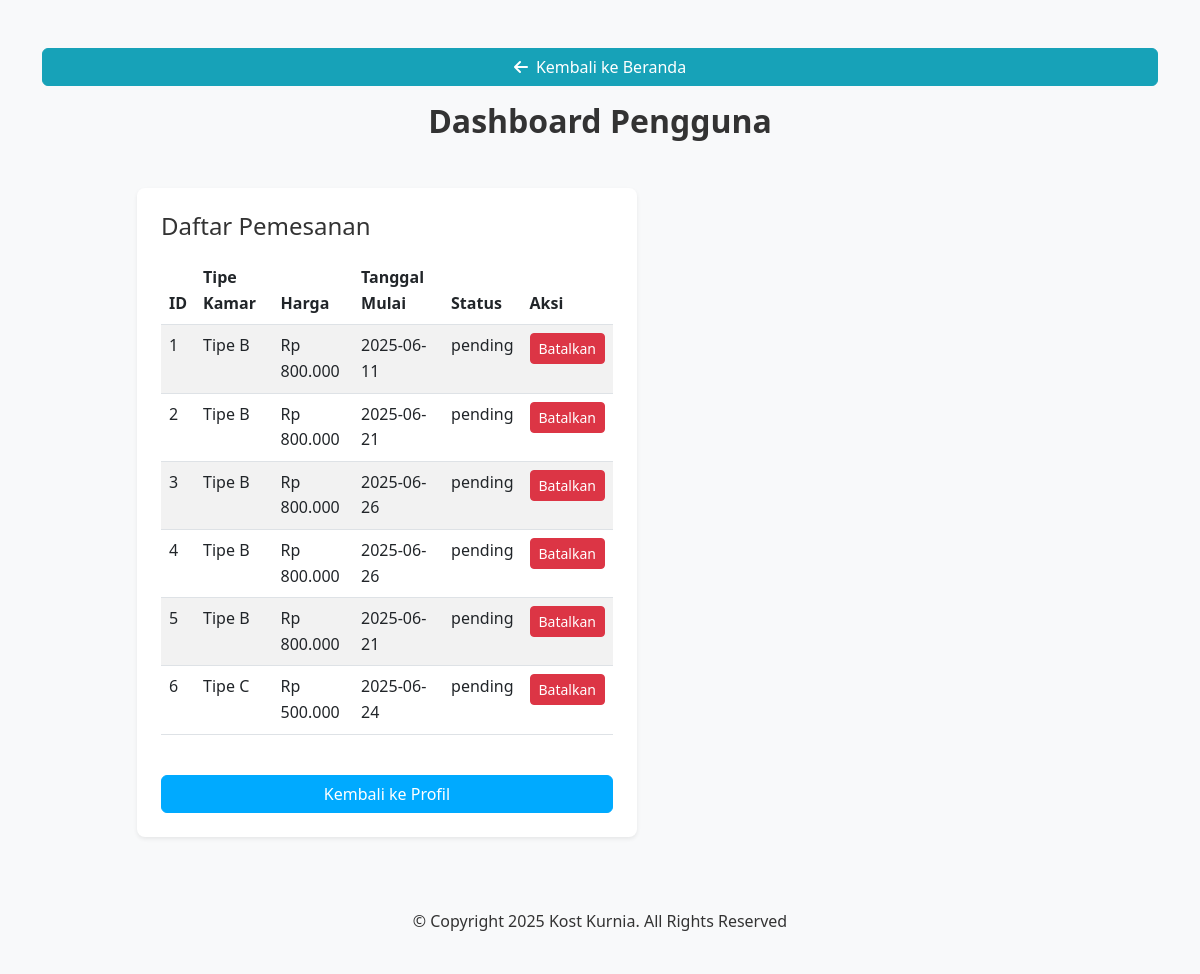
The page /index.php?controller=auth&action=dashboard (signed in) on the database its author committed.
### tables this page shows
CREATE TABLE `bookings` (
  `id` int(11) NOT NULL,
  `user_id` int(11) DEFAULT NULL,
  `room_id` int(11) DEFAULT NULL,
  `tanggal_mulai` date NOT NULL,
  `status` enum('pending','confirmed','cancelled') DEFAULT 'pending',
  `created_at` datetime DEFAULT current_timestamp()
);

CREATE TABLE `rooms` (
  `id` int(11) NOT NULL,
  `tipe` varchar(50) NOT NULL,
  `harga` decimal(10,2) NOT NULL,
  `deskripsi` text DEFAULT NULL,
  `gambar` varchar(255) DEFAULT NULL,
  `created_at` datetime DEFAULT current_timestamp()
);

### controllers/AuthController.php (called while the page is built, shortened)
<?php
require_once 'models/User.php';
class AuthController {
    private $user;
    public function __construct($db) {
        $this->user = new User($db);
    }
    public function dashboard() {
        $bookingController = new BookingController($this->user->getDb());
        $bookings = $bookingController->getUserBookings($_SESSION['user_id']);
        require_once 'views/dashboard.php';
    }
}
?>

### models/User.php (called while the page is built, shortened)
<?php
class User {
    private $conn;
    public function __construct($db) {
        $this->conn = $db;
    }
    public function getDb() {
        return $this->conn;
    }
}
?>

### controllers/BookingController.php (called while the page is built, shortened)
<?php
require_once 'models/Booking.php';
class BookingController {
    private $booking;
    public function __construct($db) {
        $this->booking = new Booking($db);
    }
    public function getUserBookings($user_id) {
        return $this->booking->getByUserId($user_id);
    }
}
?>

### models/Booking.php (called while the page is built, shortened)
<?php
class Booking {
    private $conn;
    private $table = 'bookings';
    public function __construct($db) {
        $this->conn = $db;
    }
    public function getByUserId($user_id) {
        $query = "SELECT b.*, r.tipe, r.harga, r.gambar FROM {$this->table} b JOIN rooms r ON b.room_id = r.id WHERE b.user_id = ?";
        $stmt = $this->conn->prepare($query);
        $stmt->bind_param('i', $user_id);
        $stmt->execute();
        return $stmt->get_result()->fetch_all(MYSQLI_ASSOC);
    }
}
?>

### views/dashboard.php (the view, shortened to what this page needs)
<!DOCTYPE html>
<html lang="id">
<head>
    <link href="https://cdn.jsdelivr.net/npm/bootstrap@5.3.0/dist/css/bootstrap.min.css" rel="stylesheet">
    <link rel="stylesheet" href="assets/css/styles.css">
    <link rel="stylesheet" href="https://cdnjs.cloudflare.com/ajax/libs/font-awesome/6.0.0-beta3/css/all.min.css">
</head>
<body>
    <div class="container py-5">
        <div class="text-center mb-4">
            <a href="index.php" class="btn btn-info mb-3 w-100 w-md-auto">
                <i class="fas fa-arrow-left me-2"></i>Kembali ke Beranda
            </a>
            <h2 class="mb-5 fw-bold">Dashboard Pengguna</h2>
        </div>
        <div class="row justify-content-center">
            <div class="col-md-10">
                <div class="auth-card shadow-sm p-4">
                    <h3 class="card-title fs-4 mb-3">Daftar Pemesanan</h3>
                    <?php if (empty($bookings)): ?>
                        <p class="text-muted">Belum ada pemesanan.</p>
                    <?php else: ?>
                        <table class="table table-striped">
                            <thead>
                                <tr>
                                    <th>ID</th>
                                    <th>Tipe Kamar</th>
                                    <th>Harga</th>
                                    <th>Tanggal Mulai</th>
                                    <th>Status</th>
                                    <th>Aksi</th>
                                </tr>
                            </thead>
                            <tbody>
                                <?php foreach ($bookings as $booking): ?>
                                    <tr>
                                        <td><?php echo htmlspecialchars($booking['id']); ?></td>
                                        <td><?php echo htmlspecialchars($booking['tipe']); ?></td>
                                        <td>Rp <?php echo number_format($booking['harga'], 0, ',', '.'); ?></td>
                                        <td><?php echo htmlspecialchars($booking['tanggal_mulai']); ?></td>
                                        <td><?php echo htmlspecialchars($booking['status']); ?></td>
                                        <td>
                                            <?php if ($booking['status'] == 'pending'): ?>
                                                <a href="index.php?controller=booking&action=cancel&id=<?php echo $booking['id']; ?>" class="btn btn-danger btn-sm" onclick="return confirm('Yakin ingin membatalkan pemesanan ini?');">Batalkan</a>
                                            <?php endif; ?>
                                        </td>
                                    </tr>
                                <?php endforeach; ?>
                            </tbody>
                        </table>
                    <?php endif; ?>
                    <a href="index.php?controller=auth&action=profile" class="btn btn-primary w-100 mt-4">Kembali ke Profil</a>
                </div>
            </div>
        </div>
    </div>
    <footer class="text-center py-4">
        <p>© Copyright 2025 Kost Kurnia. All Rights Reserved</p>
    </footer>
</body>
</html>

### index.php (shortened to what this page needs)
<?php
require_once 'controllers/AuthController.php';
require_once 'controllers/RoomController.php';
require_once 'controllers/BookingController.php';
$database = new Database();
$db = $database->connect();
$controller = isset($_GET['controller']) ? $_GET['controller'] : 'room';
$action = isset($_GET['action']) ? $_GET['action'] : 'index';
switch ($controller) {
    case 'auth':
        $controller = new AuthController($db);
        if (method_exists($controller, $action)) {
            $controller->$action();
        } else {
            echo 'Action tidak ditemukan.';
        }
        break;
}
?>

### assets/css/styles.css (style rules this page uses)
:root { --primary-color: #00aaff; --primary-hover: #0088cc; --header-bg: #023247; --text-light: #ffffff; --text-dark: #333333; --text-muted: #6c757d; --body-bg: #f8f9fa; --shadow-color: rgba(0, 0, 0, 0.1); --heading-dark: #1a2a44; --card-bg: #ffffff; }
* { margin: 0; padding: 0; box-sizing: border-box; }
body { font-family: 'Segoe UI', Tahoma, Geneva, Verdana, sans-serif; background-color: var(--body-bg); color: var(--text-dark); line-height: 1.6; }
a { text-decoration: none; transition: all 0.3s ease; }
.btn-primary { background-color: var(--primary-color); border-color: var(--primary-color); transition: all 0.3s ease; }
.btn-info { background-color: #17a2b8; border-color: #17a2b8; color: var(--text-light); }
.shadow-sm { box-shadow: 0 0.125rem 0.25rem rgba(0, 0, 0, 0.075) !important; }
.auth-card { max-width: 500px; width: 100%; background-color: var(--card-bg); border-radius: 0.5rem; box-shadow: 0 0.125rem 0.25rem var(--shadow-color); padding: 1.5rem; }
footer { background-color: var(--body-bg); color: var(--text-dark); }

### rows shown on the page
bookings: id "1", room.tipe "Tipe B", room.harga "800.000", tanggal_mulai "2025-06-11", status "pending"
bookings: id "2", room.tipe "Tipe B", room.harga "800.000", tanggal_mulai "2025-06-21", status "pending"
bookings: id "3", room.tipe "Tipe B", room.harga "800.000", tanggal_mulai "2025-06-26", status "pending"
bookings: id "4", room.tipe "Tipe B", room.harga "800.000", tanggal_mulai "2025-06-26", status "pending"
bookings: id "5", room.tipe "Tipe B", room.harga "800.000", tanggal_mulai "2025-06-21", status "pending"
bookings: id "6", room.tipe "Tipe C", room.harga "500.000", tanggal_mulai "2025-06-24", status "pending"
